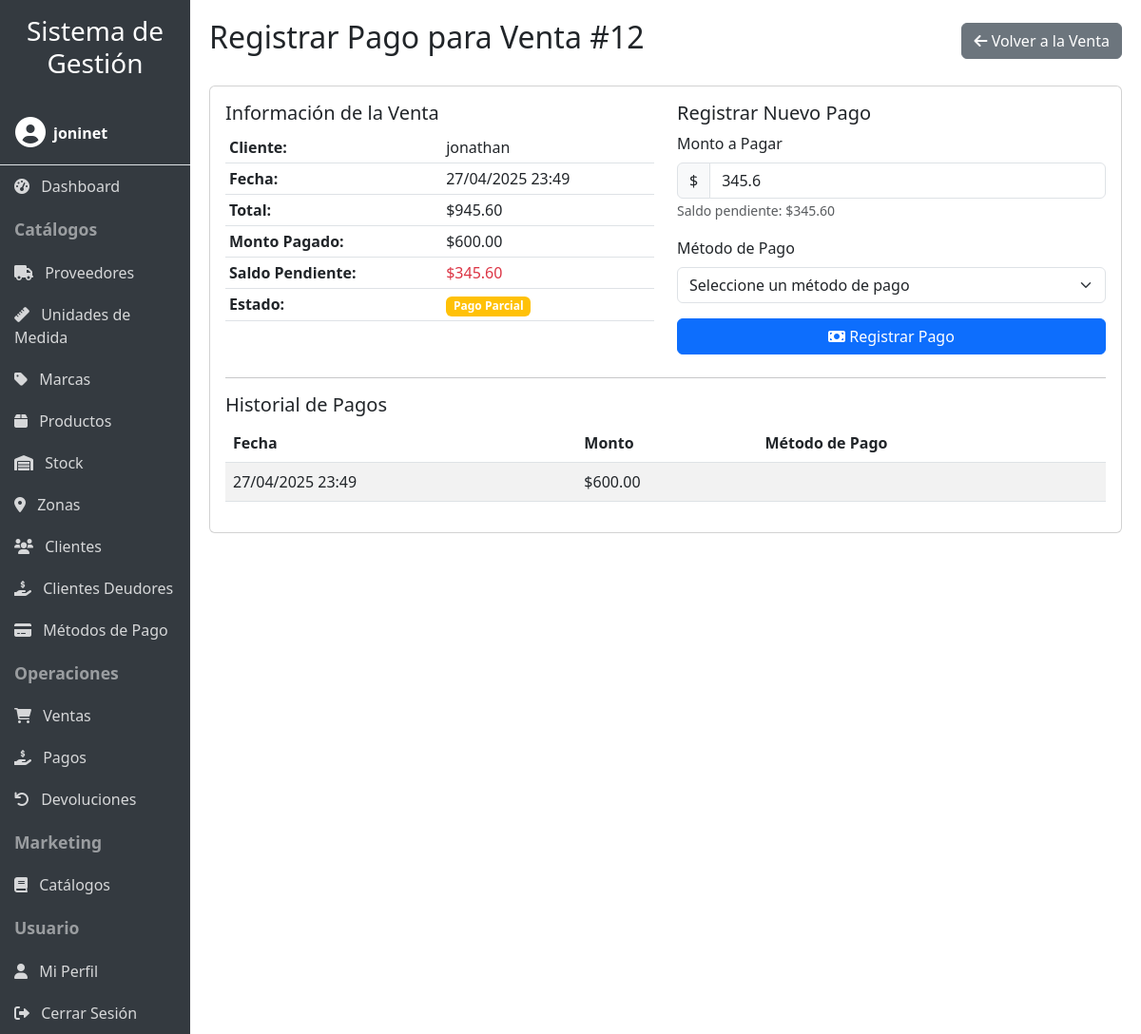
Screenshot of /ventas/12/registrar-pago/ (signed in) with the database file from the repository.
### productos/models.py (models this page shows, shortened)
class Venta(models.Model):
    cliente = models.ForeignKey(Cliente, on_delete=models.CASCADE)
    fecha = models.DateTimeField(auto_now_add=True)
    total = models.DecimalField(max_digits=10, decimal_places=2)
    estado_pago = models.ForeignKey(EstadoPago, on_delete=models.CASCADE)
    usuario = models.ForeignKey(User, on_delete=models.CASCADE, null=True, blank=True)
    monto_pagado = models.DecimalField(max_digits=10, decimal_places=2, default=0)
    saldo_pendiente = models.DecimalField(max_digits=10, decimal_places=2, default=0)

class Cliente(models.Model):
    nombre = models.CharField(max_length=100)
    direccion = models.CharField(max_length=100)
    telefono = models.CharField(max_length=20, blank=True, null=True)
    email = models.EmailField(max_length=100, blank=True, null=True)
    zona = models.ForeignKey(Zona, on_delete=models.SET_NULL, null=True, blank=True)
    usuario = models.ForeignKey(User, on_delete=models.CASCADE, null=True, blank=True)

class Pago(models.Model):
    venta = models.ForeignKey(Venta, on_delete=models.CASCADE)
    fecha = models.DateTimeField(auto_now_add=True)
    monto = models.DecimalField(max_digits=10, decimal_places=2)
    metodo_pago = models.ForeignKey(MetodoPago, on_delete=models.CASCADE)

### productos/views.py (the view, shortened to what this page needs)
# urls.py: path('ventas/<int:venta_id>/registrar-pago/', login_required(views.RegistrarPagoView.as_view()), name='registrar_pago'),
class RegistrarPagoView(LoginRequiredMixin, View):
    template_name = 'productos/registrar_pago.html'
    def get(self, request, venta_id, *args, **kwargs):
        try:
            venta = Venta.objects.get(pk=venta_id)
            metodos_pago = MetodoPago.objects.all()
            return render(request, self.template_name, {
                'venta': venta,
                'metodos_pago': metodos_pago,
            })
        except Venta.DoesNotExist:
            messages.error(request, 'La venta no existe')
            return redirect('productos:venta_list')

### productos/templates/productos/registrar_pago.html (shortened to what this page needs)
{% extends 'productos/base.html' %}
{% block header %}Registrar Pago para Venta #{{ venta.id }}{% endblock %}
{% block header_buttons %}
<a href="{% url 'productos:venta_detail' venta.pk %}" class="btn btn-secondary">
    <i class="fas fa-arrow-left"></i> Volver a la Venta
</a>
{% endblock %}
{% block content %}
<div class="card">
    <div class="card-body">
        <div class="row mb-4">
            <div class="col-md-6">
                <h5>Información de la Venta</h5>
                <table class="table table-sm">
                    <tr>
                        <th>Cliente:</th>
                        <td>{{ venta.cliente.nombre }} {{ venta.cliente.apellido }}</td>
                    </tr>
                    <tr>
                        <th>Fecha:</th>
                        <td>{{ venta.fecha|date:"d/m/Y H:i" }}</td>
                    </tr>
                    <tr>
                        <th>Total:</th>
                        <td>${{ venta.total }}</td>
                    </tr>
                    <tr>
                        <th>Monto Pagado:</th>
                        <td>${{ venta.monto_pagado }}</td>
                    </tr>
                    <tr>
                        <th>Saldo Pendiente:</th>
                        <td class="text-danger font-weight-bold">${{ venta.saldo_pendiente }}</td>
                    </tr>
                    <tr>
                        <th>Estado:</th>
                        <td>
                            {% if venta.estado_pago.estado == 'Completo' %}
                                <span class="badge bg-success">Pagado</span>
                            {% elif venta.estado_pago.estado == 'Parcial' %}
                                <span class="badge bg-warning">Pago Parcial</span>
                            {% else %}
                                <span class="badge bg-danger">Debe Total</span>
                            {% endif %}
                        </td>
                    </tr>
                </table>
            </div>
            <div class="col-md-6">
                <h5>Registrar Nuevo Pago</h5>
                <form method="post" novalidate>
                    <div class="mb-3">
                        <label for="monto" class="form-label">Monto a Pagar</label>
                        <div class="input-group">
                            <span class="input-group-text">$</span>
                            <input type="number" class="form-control" id="monto" name="monto" step="0.01" min="0.01" max="{{ venta.saldo_pendiente }}" required>
                        </div>
                        <small class="form-text text-muted">Saldo pendiente: ${{ venta.saldo_pendiente }}</small>
                    </div>
                    <div class="mb-3">
                        <label for="metodo_pago" class="form-label">Método de Pago</label>
                        <select class="form-select" id="metodo_pago" name="metodo_pago" required>
                            <option value="">Seleccione un método de pago</option>
                        </select>
                    </div>
                    <div class="d-grid gap-2">
                        <button type="submit" class="btn btn-primary">
                            <i class="fas fa-money-bill"></i> Registrar Pago
                        </button>
                    </div>
                </form>
            </div>
        </div>
        <hr>
        <h5>Historial de Pagos</h5>
        <div class="table-responsive">
            <table class="table table-striped">
                <thead>
                    <tr>
                        <th>Fecha</th>
                        <th>Monto</th>
                        <th>Método de Pago</th>
                    </tr>
                </thead>
                <tbody>
                    {% for pago in venta.pago_set.all %}
                    <tr>
                        <td>{{ pago.fecha|date:"d/m/Y H:i" }}</td>
                        <td>${{ pago.monto }}</td>
                        <td>{{ pago.metodo_pago.nombre }}</td>
                    </tr>
                    {% empty %}
                    <tr>
                        <td colspan="3" class="text-center">No hay pagos registrados.</td>
                    </tr>
                    {% endfor %}
                </tbody>
            </table>
        </div>
    </div>
</div>
{% endblock %}

### productos/templates/productos/base.html (shortened to what this page needs)
<!DOCTYPE html>
<html lang="es">
<head>
    <link href="https://cdn.jsdelivr.net/npm/bootstrap@5.3.0/dist/css/bootstrap.min.css" rel="stylesheet">
    <link rel="stylesheet" href="https://cdnjs.cloudflare.com/ajax/libs/font-awesome/6.0.0/css/all.min.css">
    {% load static %}
    <link rel="stylesheet" href="{% static 'productos/css/responsive.css' %}">
</head>
<body>
    <div class="container-fluid">
        <div class="row">
            <div class="col-lg-2 sidebar p-0" id="sidebar">
                <div class="p-3 d-lg-block d-none">
                    <h3 class="text-center">Sistema de Gestión</h3>
                </div>
                {% if user.is_authenticated %}
                <div class="user-info p-3 border-bottom">
                    <div class="d-flex align-items-center">
                        <div class="me-2">
                            <i class="fas fa-user-circle fa-2x"></i>
                        </div>
                        <div>
                            <div class="fw-bold">{{ user.username }}</div>
                        </div>
                    </div>
                </div>
                {% endif %}
                {% if user.is_authenticated %}
                <a href="{% url 'productos:dashboard' %}" class="nav-link"><i class="fas fa-tachometer-alt me-2"></i> Dashboard</a>
                <div class="nav-header">Catálogos</div>
                <a href="{% url 'productos:proveedor_list' %}" class="nav-link"><i class="fas fa-truck me-2"></i> Proveedores</a>
                <a href="{% url 'productos:unidadmedida_list' %}" class="nav-link"><i class="fas fa-ruler me-2"></i> Unidades de Medida</a>
                <a href="{% url 'productos:marca_list' %}" class="nav-link"><i class="fas fa-tag me-2"></i> Marcas</a>
                <a href="{% url 'productos:producto_list' %}" class="nav-link"><i class="fas fa-box me-2"></i> Productos</a>
                <a href="{% url 'productos:stock_list' %}" class="nav-link"><i class="fas fa-warehouse me-2"></i> Stock</a>
                <a href="{% url 'productos:zona_list' %}" class="nav-link"><i class="fas fa-map-marker-alt me-2"></i> Zonas</a>
                <a href="{% url 'productos:cliente_list' %}" class="nav-link"><i class="fas fa-users me-2"></i> Clientes</a>
                <a href="{% url 'productos:clientes_deudores' %}" class="nav-link"><i class="fas fa-hand-holding-usd me-2"></i> Clientes Deudores</a>
                <a href="{% url 'productos:metodopago_list' %}" class="nav-link"><i class="fas fa-credit-card me-2"></i> Métodos de Pago</a>
                <div class="nav-header">Operaciones</div>
                <a href="{% url 'productos:venta_list' %}" class="nav-link"><i class="fas fa-shopping-cart me-2"></i> Ventas</a>
                <a href="{% url 'productos:pago_list' %}" class="nav-link"><i class="fas fa-hand-holding-usd me-2"></i> Pagos</a>
                <a href="{% url 'productos:devolucion_list' %}" class="nav-link"><i class="fas fa-undo me-2"></i> Devoluciones</a>
                <div class="nav-header">Marketing</div>
                <a href="{% url 'productos:catalogo_list' %}" class="nav-link"><i class="fas fa-book me-2"></i> Catálogos</a>
                <div class="nav-header">Usuario</div>
                <a href="{% url 'productos:profile' %}" class="nav-link"><i class="fas fa-user me-2"></i> Mi Perfil</a>
                <a href="{% url 'productos:logout' %}" class="nav-link"><i class="fas fa-sign-out-alt me-2"></i> Cerrar Sesión</a>
                {% else %}
                <div class="nav-header">Acceso</div>
                <a href="{% url 'productos:login' %}" class="nav-link"><i class="fas fa-sign-in-alt me-2"></i> Iniciar Sesión</a>
                <a href="{% url 'productos:register' %}" class="nav-link"><i class="fas fa-user-plus me-2"></i> Registrarse</a>
                {% endif %}
            </div>
            <div class="col-lg-10 content content-wrapper">
                <div class="d-flex justify-content-between align-items-center mb-4">
                    <h2>{% block header %}{% endblock %}</h2>
                    <div>
                        {% block header_buttons %}{% endblock %}
                    </div>
                </div>
                {% block content %}{% endblock %}
            </div>
        </div>
    </div>
</body>
</html>

### productos/static/productos/css/responsive.css (style rules this page uses)
body { font-size: 16px; }
.table-responsive { overflow-x: auto; -webkit-overflow-scrolling: touch; }

### productos/templates/productos/base.html (style rules this page uses)
body { overflow-x: hidden; }
.sidebar { min-height: 100vh; background-color: #343a40; color: white; transition: all 0.3s; }
.sidebar a { color: rgba(255, 255, 255, 0.8); text-decoration: none; display: block; padding: 10px 15px; }
.sidebar .nav-header { font-weight: bold; padding: 10px 15px; font-size: 1.1em; color: rgba(255, 255, 255, 0.5); }
.content { padding: 20px; }
.table-responsive { overflow-x: auto; }

### rows the page displays
Venta: id "12", cliente.nombre "jonathan", fecha "27/04/2025 23:49", total "945.60", monto_pagado "600.00", saldo_pendiente "345.60"
Pago: fecha "27/04/2025 23:49", monto "600.00"

### other values shown
{{ user.username }} "joninet"
